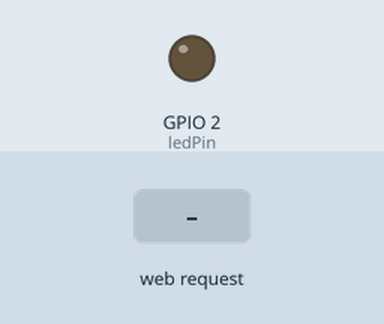
The sketch below on a simulated ESP32. On the bench: output pins drawn as LEDs (lit = HIGH). The inputs (shaded band) are chosen by the test bench. WiFi joins after 1.5 s; servers stay silent unless stated; what the sketch prints to the serial monitor is not drawn.

Above: at 2.7 s.
2.8 s: HTTP request GET /on received
At 3.4 s:
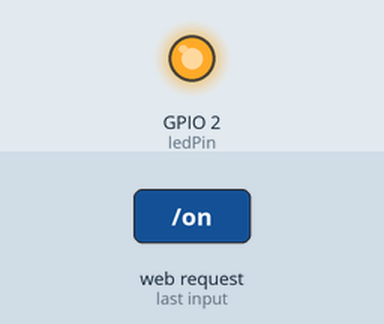
4.3 s: HTTP request GET /off received
At 5.7 s:
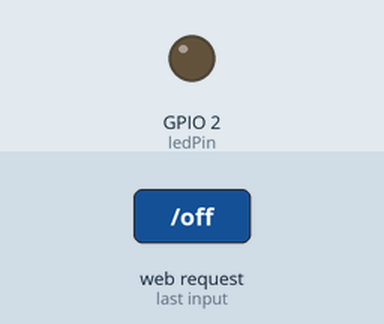
Timing chart, 0 to 7.3 s (numbered marks = the images above; inputs shaded):
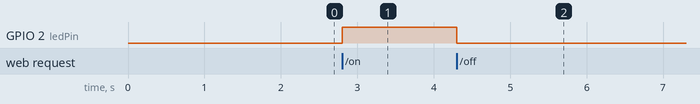

The sketch:

esp32-http-get.ino
```cpp
#include <WiFi.h>
#include <WebServer.h>

const char* ssid = "WIFI_ADI";
const char* password = "WIFI_SIFRESI";

WebServer server(80);

const int ledPin = 2;

void handleOn() {
  digitalWrite(ledPin, HIGH);
  server.send(200, "text/plain", "LED Açıldı");
}

void handleOff() {
  digitalWrite(ledPin, LOW);
  server.send(200, "text/plain", "LED Kapatıldı");
}

void setup() {
  Serial.begin(115200);
  pinMode(ledPin, OUTPUT);
  WiFi.begin(ssid, password);
  while (WiFi.status() != WL_CONNECTED) {
    delay(500);
    Serial.print(".");
  }
  Serial.println(WiFi.localIP());

  server.on("/on", handleOn);
  server.on("/off", handleOff);
  server.begin();
}

void loop() {
  server.handleClient();
}
```

Measured:
- after the input at 2.8 s, GPIO 2 (ledPin): LOW → HIGH at once
- after the input at 4.3 s, GPIO 2 (ledPin): HIGH → LOW at once
